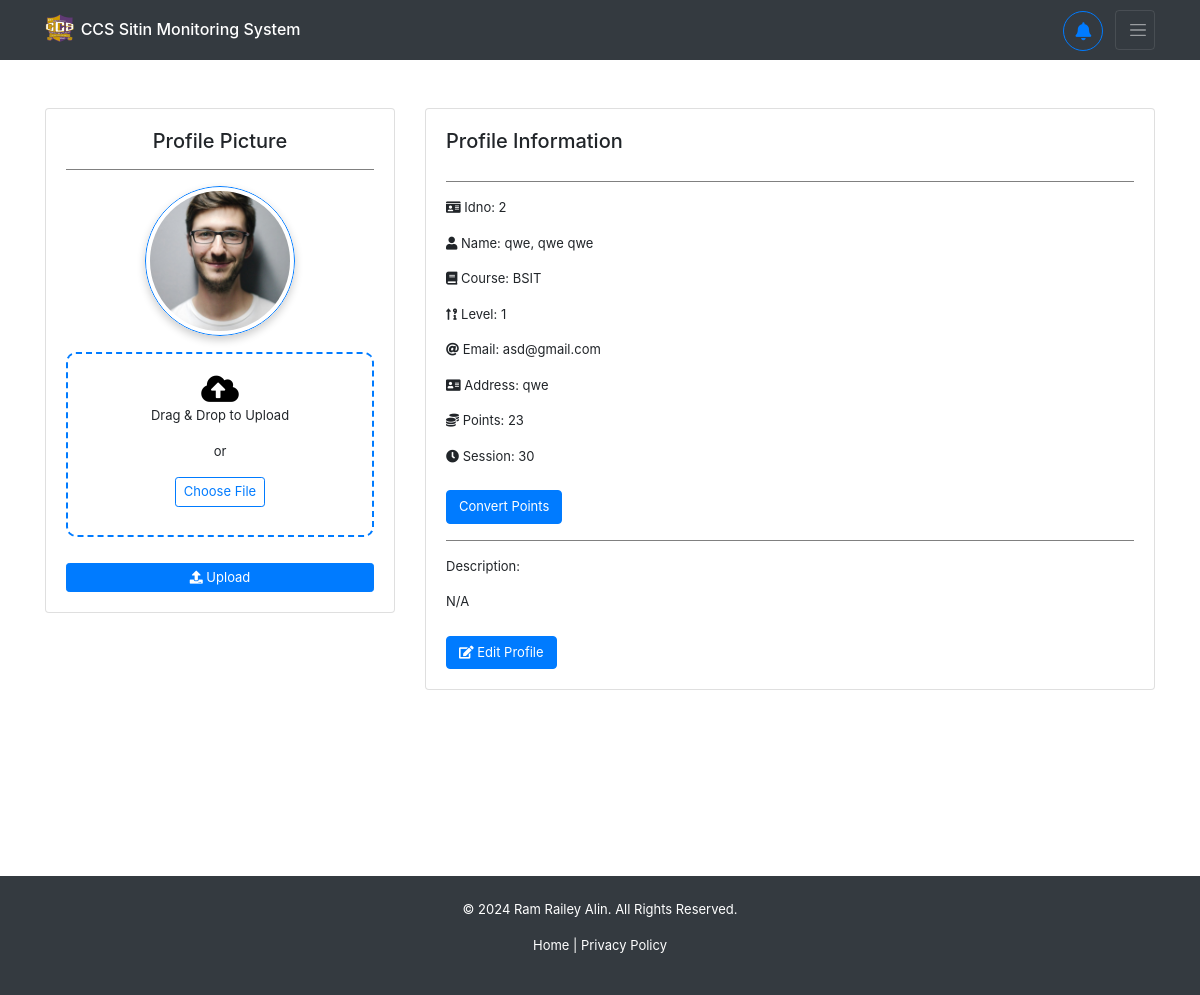
Page /profile/ (signed in) on the committed database.
### backend/models.py (models this page shows, shortened)
class Registration(models.Model):
    idno = models.IntegerField(primary_key=True)
    lastname = models.CharField(max_length=80, null=True, blank=True)
    firstname = models.CharField(max_length=80, null=True, blank=True)
    middlename = models.CharField(max_length=80, null=True, blank=True)
    course = models.CharField(max_length=80, choices=COURSE_CHOICES, null=True, blank=True)
    level = models.IntegerField(null=True, choices=LEVEL_CHOICES, blank=True)
    email = models.EmailField(max_length=80, null=True, blank=True)
    address = models.CharField(max_length=255, null=True, blank=True)
    sessions = models.IntegerField(default=30, null=True, blank=True)
    points = models.IntegerField(default=0, null=True, blank=True)
    sitins_count = models.IntegerField(default=0, null=True, blank=True)
    profilepicture_og = models.ImageField(upload_to="profiles/", default="profiles/default.jpg", blank=True, null=True)
    profilepicture_lg = models.ImageField(upload_to="profiles/", default="profiles/default_lg.jpg", blank=True, null=True)
    profilepicture_md = models.ImageField(upload_to="profiles/", default="profiles/default_md.jpg", blank=True, null=True)
    profilepicture_sm = models.ImageField(upload_to="profiles/", default="profiles/default_sm.jpg", blank=True, null=True)
    study_load = models.FileField(upload_to="schedules/", blank=True, null=True)
    profiledescription = models.TextField(blank=True, null=True)
    username = models.OneToOneField(User, on_delete=models.CASCADE)

### backend/views.py (the view, shortened to what this page needs)
# urls.py: path('profile/', views.profile, name='user-profile'),
@login_required
def profile(request):
    if request.user.is_authenticated:
        context = {
            'course_choices': COURSE_CHOICES,
            'level_choices': LEVEL_CHOICES
        }
        reg = Registration.objects.get(username=request.user)
        context['registration'] = reg
        return render(request, 'backend/pages/profile.html', context)
    return redirect('/')

### backend/templates/backend/pages/profile.html (shortened to what this page needs)
{% extends 'backend/base.html' %}
{% load static %}
{% block content %}
<div id="profile-container" class="container mt-5">
    <div class="row">
        <div class="col-lg-4 col-md-12 mb-4">
            <div class="card text-center">
                <div class="card-body">
                    <h5 class="card-title">Profile Picture</h5>
                    <hr>
                    <div class="profile-image-container">
                        <img id="profile-preview" src="{% if registration.profilepicture_md.url %}{{ registration.profilepicture_md.url }}{% else %}{% static 'backend/images/default-avatar.jpg' %}{% endif %}"
                             alt="Profile Picture" class="profile-img img-fluid rounded-circle shadow-lg border border-primary p-1">
                    </div>
                    <form class="mt-3" id="profile-picture-form" method="POST" enctype="multipart/form-data">
                        <div class="file-upload-area border-primary" id="file-upload-area">
                            <i class="fas fa-cloud-upload-alt upload-icon"></i>
                            <p>Drag & Drop to Upload</p>
                            <p>or</p>
                            <label class="btn btn-outline-primary btn-sm">
                                Choose File
                            </label>
                        </div>
                        <button type="button" onclick="updatePicture()" class="btn btn-primary btn-sm mt-3"><i
                                class="fas fa-upload"></i>
                            Upload</button>
                    </form>
                </div>
            </div>
        </div>
        <div class="col-lg-8 col-md-12 mb-4">
            <div class="card">
                <div class="card-body">
                    <div id="profile-view">
                        <div class="d-flex justify-content-between">
                            <h5 class="card-title">Profile Information</h5>
                        </div>
                        <hr>
                        <p id="profile-id"><i class="fas fa-id-card"></i> <span>Idno:</span> {% if registration.idno %}{{ registration.idno }}{% else %}N/A{% endif %}</p>
                        <p id="profile-name">
                            <i class="fas fa-user"></i> Name:
                            {% if registration.lastname or registration.firstname or registration.middlename %}
                                {{ registration.lastname|default:'' }}{% if registration.lastname and registration.firstname %}, {% endif %}
                                {{ registration.firstname|default:'' }}
                                {{ registration.middlename|default:'' }}
                            {% else %}
                                N/A
                            {% endif %}
                        </p>
                        <p id="profile-course"><i class="fas fa-book"></i> <span>Course:</span> {% if registration.course %}{{ registration.course }}{% else %}N/A{% endif %}</p>
                        <p id="profile-level"><i class="fas fa-sort-numeric-up-alt"></i> <span>Level:</span> {% if registration.level %}{{ registration.level }}{% else %}N/A{% endif %}</p>
                        <p id="profile-email"><i class="fas fa-at"></i> <span>Email:</span> {% if registration.email %}{{ registration.email }}{% else %}N/A{% endif %}</p>
                        <p id="profile-address"><i class="fas fa-address-card"></i> <span>Address:</span> {% if registration.address %}{{ registration.address }}{% else %}N/A{% endif %}</p>
                        <p id="profile-points"><i class="fas fa-coins"></i> <span>Points: {% if registration.points %}{{ registration.points }}{% else %}0{% endif %}</span></p>
                        <p id="profile-session"><i class="fas fa-clock"></i> <span>Session:</span> {% if registration.sessions %}{{ registration.sessions }}{% else %}N/A{% endif %}</p>
                        <button type="button"
                            class="btn btn-primary mt-2"
                            data-toggle="modal"
                            data-target="#convertPointsModal">
                            Convert Points
                            </button>
                        <hr>
                        <p>Description:</p>
                        <p id="profile-description">{% if registration.profiledescription %}{{ registration.profiledescription }}{% else %}N/A{% endif %}</p>
                        <div class="mt-4 text-end">
                            <button class="btn btn-primary" onclick="toggleEdit(true)"><i class="fas fa-edit"></i> Edit
                                Profile</button>
                        </div>
                    </div>
                </div>
            </div>
        </div>
    </div>
</div>
{% endblock %}

### backend/static/backend/css/styles.css (style rules this page uses)
* { box-sizing: border-box; padding: 0; margin: 0; }
p { font-size: small; }
label { font-size: small; }
button { font-size: small; }
.btn { font-size: small; }
form { display: flex; flex-direction: column; row-gap: 10px; }
hr { width: 100%; border: none; border-top: 1px solid gray; }

### backend/templates/backend/pages/profile.html (style rules this page uses)
.profile-image-container { width: 150px; height: 150px; margin: 0 auto; border-radius: 50%; overflow: hidden; border-width: 0px; box-shadow: 0px 4px 8px rgba(0, 0, 0, 0.2); }
.profile-img { width: 100%; height: 100%; object-fit: cover; }
.file-upload-area { border-width: 2px; border-style: dashed; padding: 20px; text-align: center; border-radius: 10px; cursor: pointer; transition: background 0.3s ease-in-out; }
.upload-icon { font-size: 30px; color: #000; }

### rows in the picture
Registration: profilepicture_md (placeholder picture), idno "2", lastname "qwe", firstname "qwe", middlename "qwe", course "BSIT", level "1", email "asd@gmail.com", address "qwe", points "23", sessions "30"
